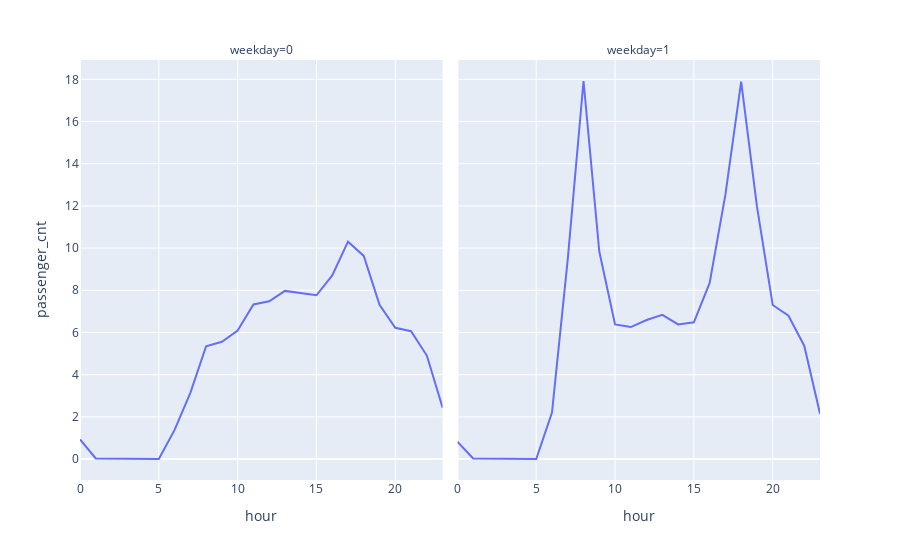

This figure's notebook cell:
### Code cell
weekday_data = df.groupby(['weekday', 'hour'])['passenger_cnt'].agg('mean').reset_index()
fig = px.line(weekday_data, x="hour", y="passenger_cnt", facet_col="weekday")
fig.show()

### Figure 1 — Plotly figure (JSON) as saved in the notebook; plotly's stock layout.template omitted (floating-point values rounded to 4 significant figures)
{"data": [{"hovertemplate": "weekday=0<br>hour=%{x}<br>passenger_cnt=%{y}<extra></extra>", "legendgroup": "", "line": {"color": "#636efa", "dash": "solid"}, "marker": {"symbol": "circle"}, "mode": "lines", "name": "", "orientation": "v", "showlegend": false, "type": "scatter", "x": [0, 1, 5, 6, 7, 8, 9, 10, 11, 12, 13, 14, 15, 16, 17, 18, 19, 20, 21, 22, 23], "xaxis": "x", "y": [0.93, 0.0264, 0.003379, 1.381, 3.142, 5.349, 5.561, 6.09, 7.328, 7.477, 7.971, 7.85, 7.763, 8.701, 10.3, 9.63, 7.316, 6.225, 6.058, 4.906, 2.436], "yaxis": "y"}, {"hovertemplate": "weekday=1<br>hour=%{x}<br>passenger_cnt=%{y}<extra></extra>", "legendgroup": "", "line": {"color": "#636efa", "dash": "solid"}, "marker": {"symbol": "circle"}, "mode": "lines", "name": "", "orientation": "v", "showlegend": false, "type": "scatter", "x": [0, 1, 5, 6, 7, 8, 9, 10, 11, 12, 13, 14, 15, 16, 17, 18, 19, 20, 21, 22, 23], "xaxis": "x2", "y": [0.8208, 0.025, 0.003078, 2.204, 9.479, 17.92, 9.836, 6.382, 6.257, 6.59, 6.834, 6.383, 6.485, 8.347, 12.53, 17.89, 11.98, 7.305, 6.792, 5.374, 2.151], "yaxis": "y2"}], "layout": {"annotations": [{"font": {}, "showarrow": false, "text": "weekday=0", "x": 0.245, "xanchor": "center", "xref": "paper", "y": 1, "yanchor": "bottom", "yref": "paper"}, {"font": {}, "showarrow": false, "text": "weekday=1", "x": 0.755, "xanchor": "center", "xref": "paper", "y": 1, "yanchor": "bottom", "yref": "paper"}], "legend": {"tracegroupgap": 0}, "margin": {"t": 60}, "xaxis": {"anchor": "y", "domain": [0, 0.49], "title": {"text": "hour"}}, "xaxis2": {"anchor": "y2", "domain": [0.51, 1], "matches": "x", "title": {"text": "hour"}}, "yaxis": {"anchor": "x", "domain": [0, 1], "title": {"text": "passenger_cnt"}}, "yaxis2": {"anchor": "x2", "domain": [0, 1], "matches": "y", "showticklabels": false}}}
